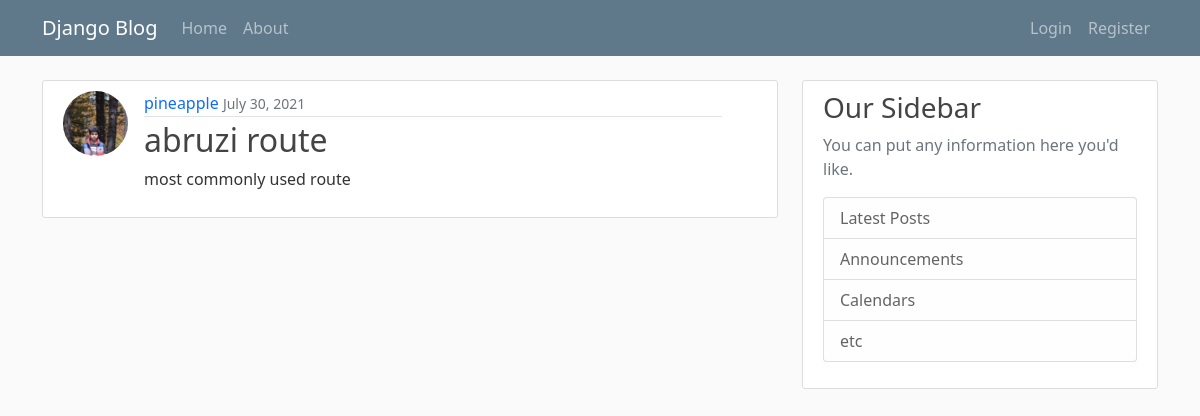
Page /post/5/ on the earlier database version.
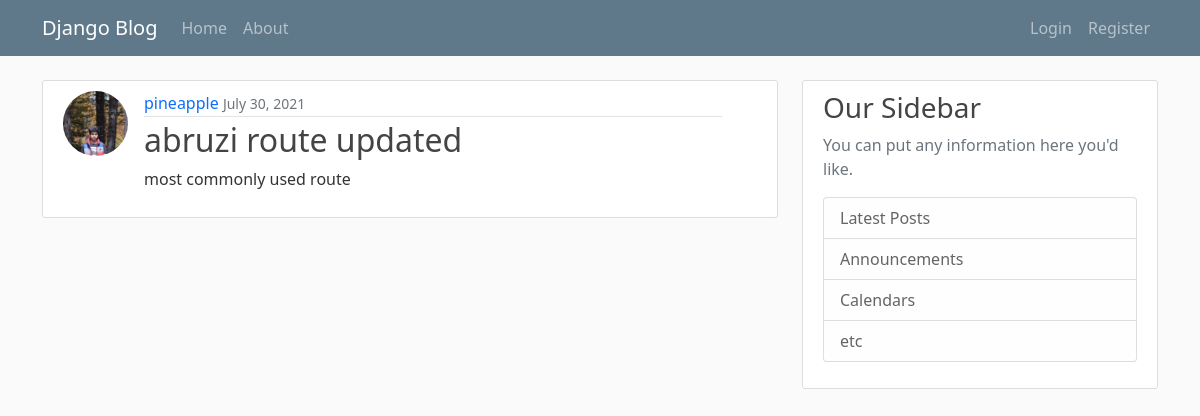
Same page on the later database version.
### blog/models.py (models this page shows, shortened)
class post (models.Model):
    title = models.CharField(max_length=100)
    content = models.TextField()
    date_posted = models.DateTimeField(default=timezone.now)
    author = models.ForeignKey(User, on_delete=models.CASCADE)

### users/models.py (models this page shows, shortened)
class Profile(models.Model):
    user = models.OneToOneField(User,on_delete=models.CASCADE)
    image = models.ImageField(default='default.jpg' , upload_to="profile_pics")

### blog/views.py (the view)
# urls.py: path('post/<int:pk>/',PostDetailView.as_view(),name='Post-View'),
class PostDetailView(DetailView):
    model = post

### blog/templates/blog/post_detail.html
{% extends 'blog/base.html' %} {% block content %}
<article class="row g-0 media content-section">
  <img
    class="col-2 rounded-circle article-img"
    src="{{object.author.profile.image.url}}"
    alt="..."
  />
  <div class="col-10 media-body">
    <div class="article-metadata">
      <a class="mr-2" href="{%url 'profile'%}">{{ object.author }}</a>
      <small class="text-muted">{{ object.date_posted|date:"F d, Y" }}</small>
    </div>
    <h2 class="article-title">{{ object.title }}</h2>
    <p class="article-content">{{ object.content }}</p>
  </div>
</article>
{% endblock content %}

Differences in the rows shown:
changed post "most commonly used route": title "abruzi route" → "abruzi route updated"
